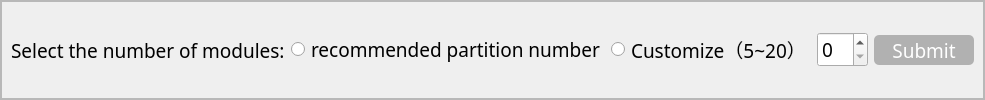
                     <widget class="QFrame" name="frame_8">
                      <property name="sizePolicy">
                       <sizepolicy hsizetype="Preferred" vsizetype="Expanding">
                        <horstretch>0</horstretch>
                        <verstretch>1</verstretch>
                       </sizepolicy>
                      </property>
                      <property name="styleSheet">
                       <string notr="true">QPushButton{
	
	color: rgb(176, 176, 176)
}
QPushButton:hover{
	padding-bottom:5px;
}</string>
                      </property>
                      <property name="frameShape">
                       <enum>QFrame::StyledPanel</enum>
                      </property>
                      <property name="frameShadow">
                       <enum>QFrame::Raised</enum>
                      </property>
                      <layout class="QVBoxLayout" name="verticalLayout_32">
                       <property name="leftMargin">
                        <number>0</number>
                       </property>
                       <property name="topMargin">
                        <number>0</number>
                       </property>
                       <property name="rightMargin">
                        <number>0</number>
                       </property>
                       <property name="bottomMargin">
                        <number>0</number>
                       </property>
                       <item alignment="Qt::AlignLeft">
                        <widget class="QFrame" name="frame_64">
                         <property name="frameShape">
                          <enum>QFrame::StyledPanel</enum>
                         </property>
                         <property name="frameShadow">
                          <enum>QFrame::Raised</enum>
                         </property>
                         <layout class="QHBoxLayout" name="horizontalLayout_46">
                          <item>
                           <widget class="QLabel" name="label_31">
                            <property name="font">
                             <font>
                              <family>微软雅黑</family>
                              <pointsize>14</pointsize>
                             </font>
                            </property>
                            <property name="text">
                             <string>Select the number of modules:</string>
                            </property>
                           </widget>
                          </item>
                          <item>
                           <widget class="QRadioButton" name="radioButton">
                            <property name="font">
                             <font>
                              <family>微软雅黑</family>
                              <pointsize>14</pointsize>
                             </font>
                            </property>
                            <property name="text">
                             <string>recommended partition number</string>
                            </property>
                           </widget>
                          </item>
                          <item>
                           <widget class="QRadioButton" name="radioButton_2">
                            <property name="font">
                             <font>
                              <family>微软雅黑</family>
                              <pointsize>14</pointsize>
                             </font>
                            </property>
                            <property name="text">
                             <string>Customize（5~20）</string>
                            </property>
                           </widget>
                          </item>
                          <item>
                           <widget class="QSpinBox" name="spinBox">
                            <property name="font">
                             <font>
                              <family>微软雅黑</family>
                              <pointsize>14</pointsize>
                             </font>
                            </property>
                           </widget>
                          </item>
                          <item>
                           <widget class="QPushButton" name="pushButton_3">
                            <property name="font">
                             <font>
                              <family>微软雅黑</family>
                              <pointsize>14</pointsize>
                             </font>
                            </property>
                            <property name="styleSheet">
                             <string notr="true">color: rgb(255,255,255);
background-color: rgb(177, 177, 177);
border-radius:5px;
width:100px;
height:30px;</string>
                            </property>
                            <property name="text">
                             <string>Submit</string>
                            </property>
                           </widget>
                          </item>
                         </layout>
                        </widget>
                       </item>
                      </layout>
                     </widget>
